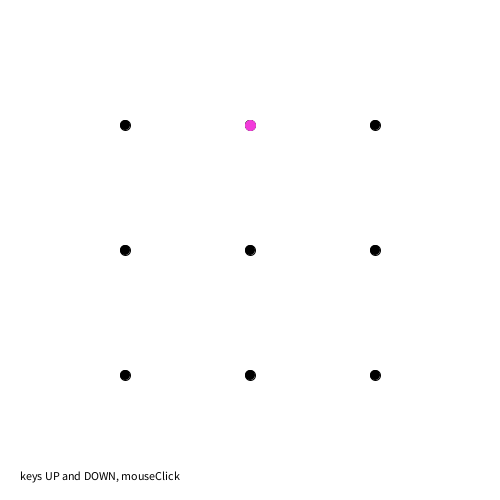
Frame 1 (no input)
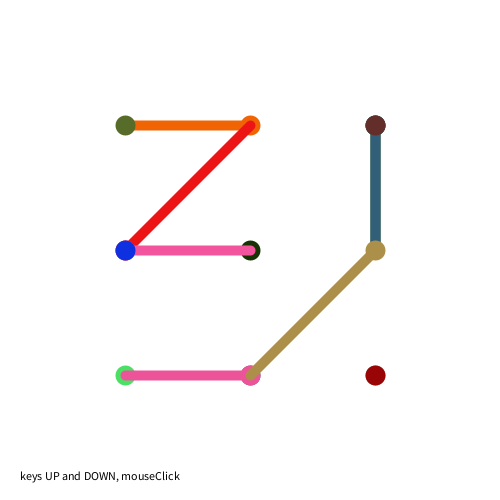
Frame 60 (the mouse pressed at the canvas centre just before this capture)
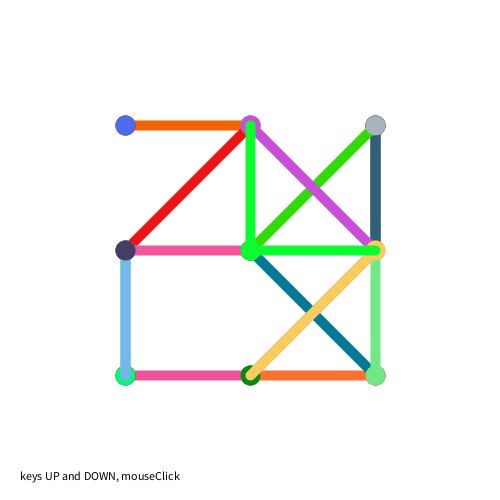
Frame 120 (the mouse held since frame 60 and released just before this capture)

The Processing sketch that drew these frames (run headless with seeded random() and noise(); from frame 60 on, the mouse is pressed at the canvas centre):

// Processing sketch: processing_126322
// ── processing_126322.pde

//grid
int quantos = 3;
int tam=10;
int[][] no=new int[200][200];
float espacoH, espacoV;
PVector no1;
boolean fim;

void setup() {
  size(500, 500);
  prepara();
  text("keys UP and DOWN, mouseClick",20, height-20);
}

void prepara() {
  fim=false;
  background(255);
  espacoH = width/(quantos+1.0);
  espacoV = height/(quantos+1.0);

  // desenha o fundo
  for (int j=0; j<quantos; j++) {
    fill(0);
    for (int i=0; i<quantos; i++) {
      no[i][j]=0;
      ellipse((i+1)*(espacoH), (j+1)*(espacoV), tam, tam);
    }
  }
}
void draw() {
  if (!fim) {
    sorteia();

    //sorteia um para ligar
    int dv = int(random(-2, 2));
    int dh = int(random(-2, 2));

    while (no1.x+dh > quantos - 1 || no1.y+dv > quantos - 1 || no1.x+dh<0 || no1.y+dv < 0 ) {
      dv = int(random(-2, 2));
      dh = int(random(-2, 2));
    }
    no[int(no1.x)+dh][int(no1.y)+dv]++;
    strokeWeight(tam);
    line((no1.x+1)*(espacoH), (no1.y+1)*(espacoV), (no1.x+dh+1)*(espacoH), (no1.y+dv+1)*(espacoV));
  }
}

void sorteia() {
  //sorteia o primeiro
  int i =int(random(quantos-0.0001));
  int j =int(random(quantos-0.0001));
  int tentativas=0;
  if (!fim) {
    while (no[i][j]>2) {
      i=int(random(quantos));
      j=int(random(quantos));
      tentativas++;
      if (tentativas>10000) {
        fim=true;
        println("fim");
        //stop();
        return;
      }
    }
    no[i][j]++;
    no1=new PVector(i, j);
    fill(no[i][j]*85);
    stroke(random(255), random(255), random(255));
    ellipse((i+1)*(espacoH), (j+1)*(espacoV), tam, tam);
    //println(i + " " + " " + j + " __ " + no[i][j] + " " + tentativas);
  }
}

void mousePressed() {
  prepara();
}

void keyPressed() {
  if (keyCode==UP) {
    quantos++;
  }
  else if (keyCode==DOWN) {
    quantos=max(1, (quantos-1));
  }
tam=max(20-quantos/2, 2);
  prepara();
}
